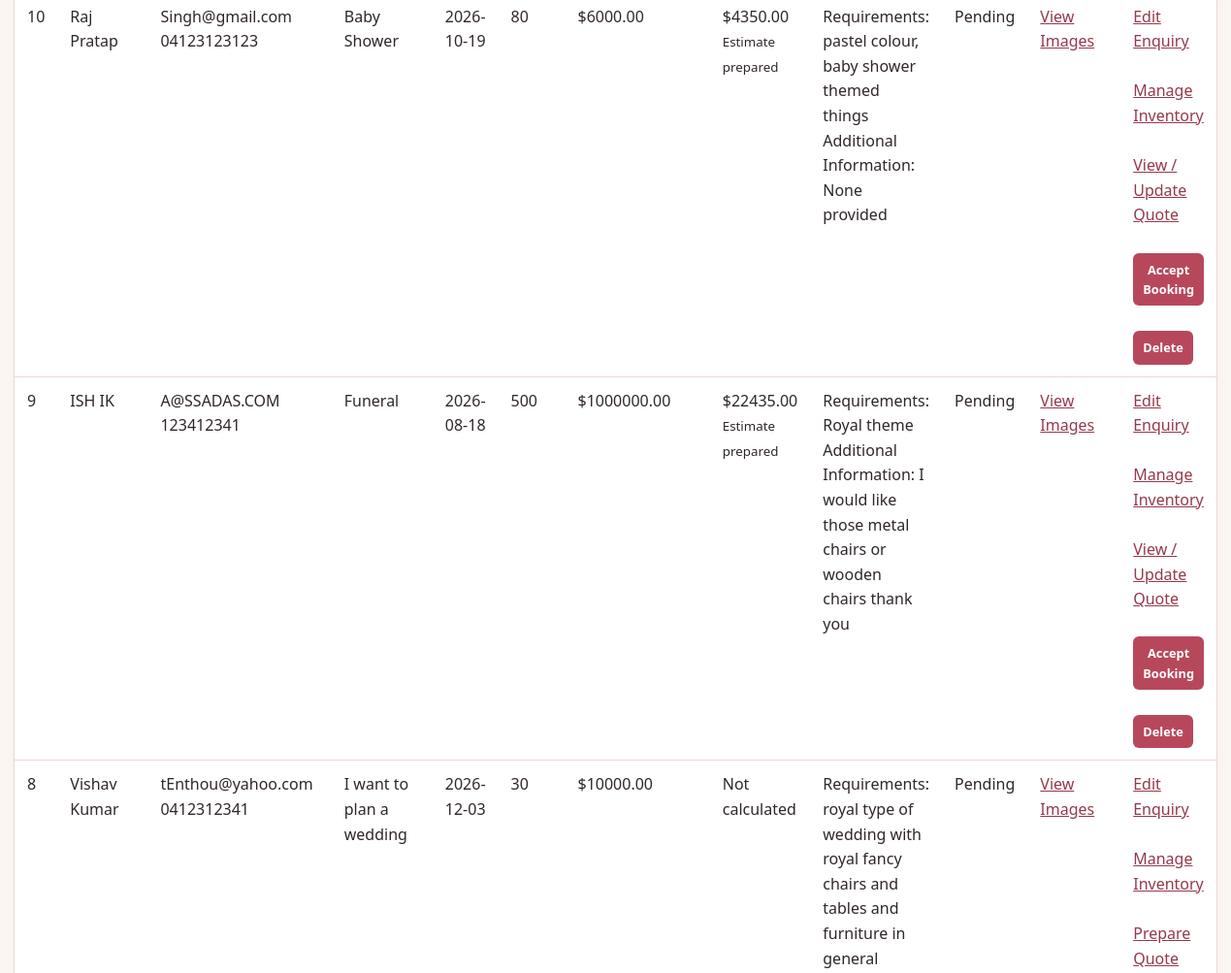
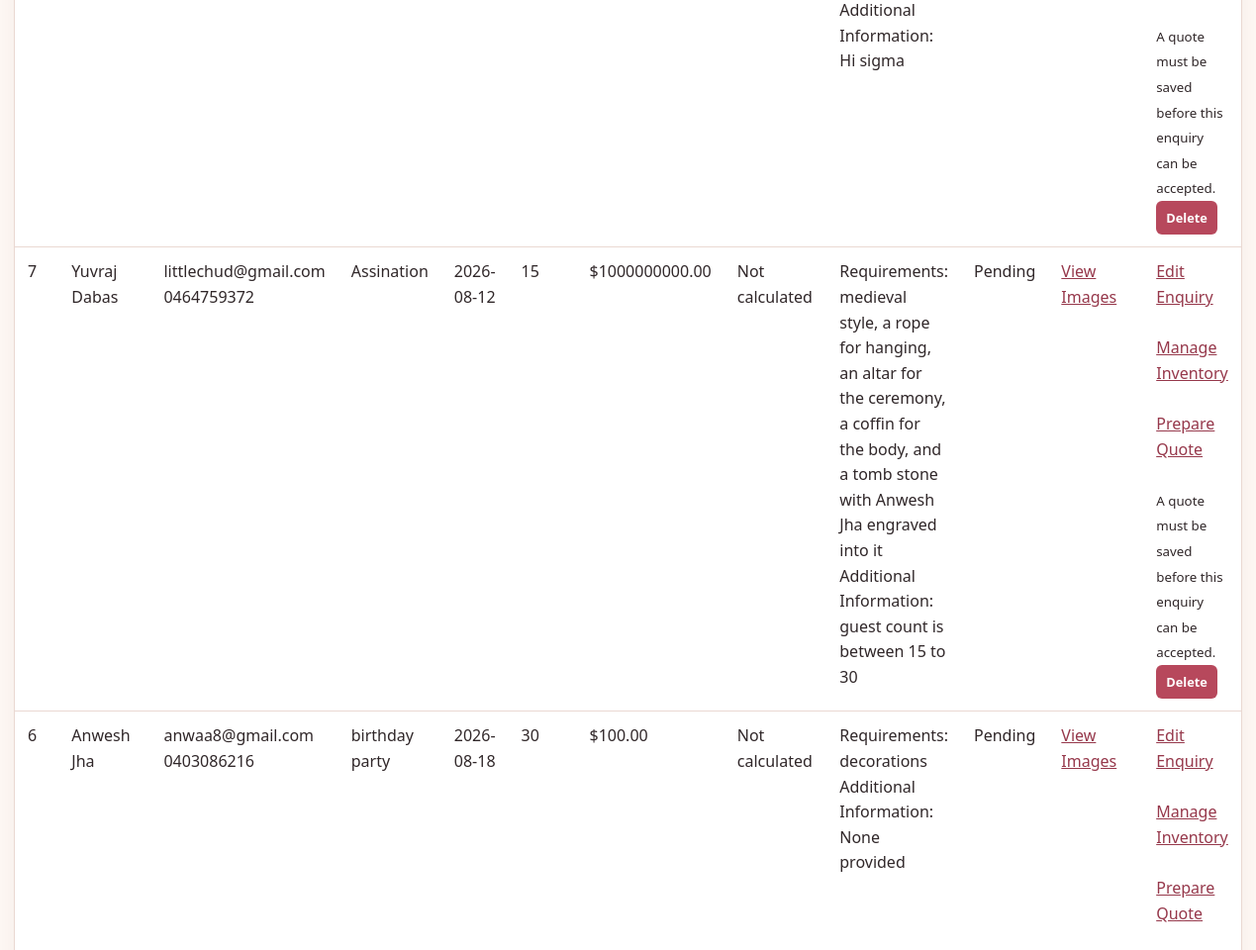
Page /dashboard (signed in, middle part) on the earlier database version (2 pictures, top to bottom).
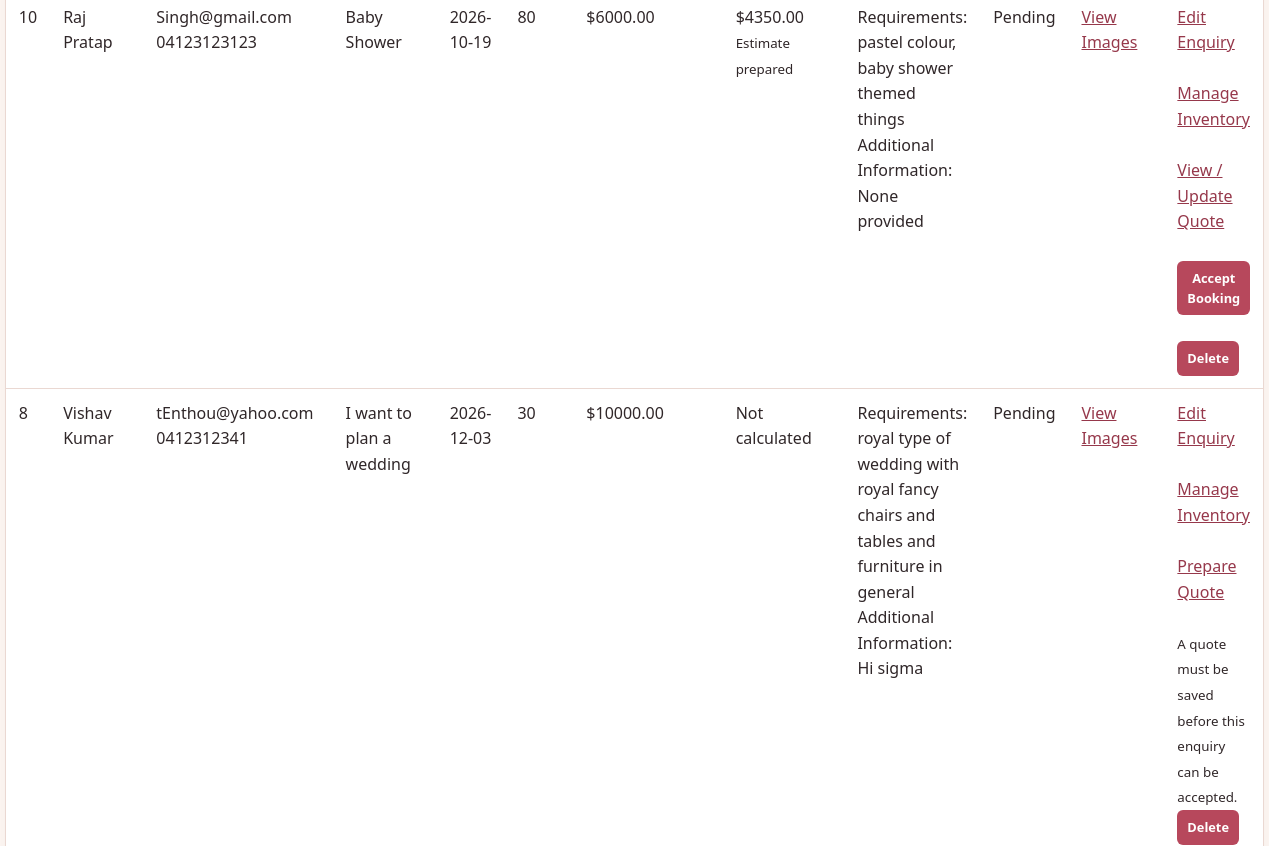
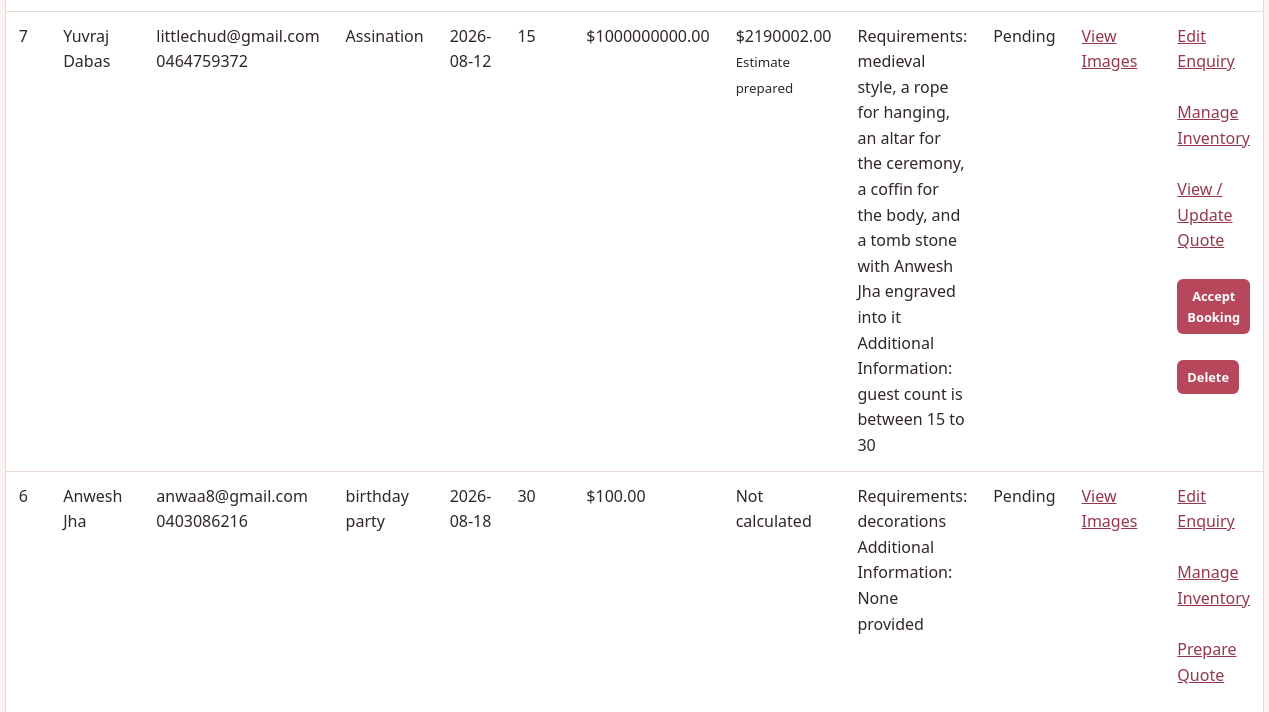
Same page on the later database version (2 pictures, top to bottom).
### tables this page shows
CREATE TABLE Quotes (
    QuoteID INTEGER PRIMARY KEY AUTOINCREMENT,
    EnquiryID INTEGER NOT NULL UNIQUE,
    InventorySubtotal REAL NOT NULL DEFAULT 0,
    SetupCost REAL NOT NULL DEFAULT 0,
    DeliveryCost REAL NOT NULL DEFAULT 0,
    LabourCost REAL NOT NULL DEFAULT 0,
    OtherCost REAL NOT NULL DEFAULT 0,
    OtherDescription TEXT,
    EstimatedTotal REAL NOT NULL DEFAULT 0,
    QuoteStatus TEXT NOT NULL DEFAULT 'Estimate',
    CreatedAt TEXT DEFAULT CURRENT_TIMESTAMP,
    UpdatedAt TEXT,
    FOREIGN KEY (EnquiryID) REFERENCES Enquiries(EnquiryID) ON DELETE CASCADE
);

CREATE TABLE Enquiries (

    EnquiryID INTEGER PRIMARY KEY AUTOINCREMENT,

    CustomerID INTEGER NOT NULL,

    EventType TEXT NOT NULL,

    EventDate TEXT NOT NULL,

    GuestCount INTEGER,

    Budget REAL,

    Message TEXT,

    Status TEXT DEFAULT 'Pending',

    DateSubmitted TEXT, CreatedAt TEXT, UpdatedAt TEXT, DeletedAt TEXT, ReferenceCode TEXT, EventLocation TEXT, Requirements TEXT, AdditionalInformation TEXT,

    FOREIGN KEY (CustomerID) REFERENCES Customers(CustomerID)

);

CREATE TABLE Customers (

            CustomerID INTEGER PRIMARY KEY AUTOINCREMENT,

            FirstName TEXT NOT NULL,

            LastName TEXT NOT NULL,

            Email TEXT NOT NULL,

            Phone TEXT

        );

### app.py (the view)
@app.route("/dashboard")
@login_required
def dashboard():
    connection = get_connection()
    cursor = connection.cursor()
    cursor.execute("""
        SELECT
            Enquiries.*,
            Customers.FirstName,
            Customers.LastName,
            Customers.Email,
            Customers.Phone,
            Quotes.EstimatedTotal,
            Quotes.QuoteStatus
        FROM Enquiries
        INNER JOIN Customers
            ON Enquiries.CustomerID =
               Customers.CustomerID
        LEFT JOIN Quotes
            ON Enquiries.EnquiryID = Quotes.EnquiryID
        WHERE Enquiries.Status = 'Pending'
        ORDER BY Enquiries.EnquiryID DESC
    """)
    enquiries = cursor.fetchall()
    connection.close()
    return render_template(
        "dashboard.html",
        enquiries=enquiries,
        username=session.get("username"),
        role=session.get("role")
    )

### app.py (called while the page is built)
def login_required(route_function):
    @wraps(route_function)
    def protected_route(*args, **kwargs):
        if session.get("logged_in") is not True:
            return redirect(url_for("login"))
        return route_function(*args, **kwargs)
    return protected_route

### database.py (called while the page is built)
def get_connection():
    connection = sqlite3.connect(DATABASE)
    connection.row_factory = sqlite3.Row
    connection.execute(
        "PRAGMA foreign_keys = ON"
    )
    return connection

### templates/dashboard.html (shortened to what the changed rows need)
{% extends "base.html" %}
{% block content %}
{% if enquiries %}
<table>
    <tbody>
        {% for enquiry in enquiries %}
        <tr>
            <td>
                {{ enquiry["EnquiryID"] }}
            </td>
            <td>
                {{ enquiry["FirstName"] }}
                {{ enquiry["LastName"] }}
            </td>
            <td>
                {{ enquiry["Email"] }}
                <br>
                {{ enquiry["Phone"] }}
            </td>
            <td>
                {{ enquiry["EventType"] }}
            </td>
            <td>
                {{ enquiry["EventDate"] }}
            </td>
            <td>
                {{ enquiry["GuestCount"] }}
            </td>
            <td>
                {% if enquiry["Budget"] is not none %}
                    ${{ "%.2f"|format(enquiry["Budget"]) }}
                {% else %}
                    Not provided
                {% endif %}
            </td>
            <td>
                {% if enquiry["EstimatedTotal"] is not none %}
                    ${{ "%.2f"|format(enquiry["EstimatedTotal"]) }}
                    <br>
                    <small>Estimate prepared</small>
                {% else %}
                    Not calculated
                {% endif %}
            </td>
            <td>
                {{ enquiry["Message"] }}
            </td>
            <td>
                {{ enquiry["Status"] }}
            </td>
            <td>
                <a href="{{ url_for(
                    'enquiry_inspiration',
                    enquiry_id=enquiry['EnquiryID']
                ) }}">
                    View Images
                </a>
            </td>
            {% if role == "admin" %}
            <td>
                <a href="{{ url_for(
                    'edit_enquiry',
                    enquiry_id=enquiry['EnquiryID']
                ) }}">
                    Edit Enquiry
                </a>
                <br><br>
                <a href="{{ url_for(
                    'allocate_enquiry_inventory',
                    enquiry_id=enquiry['EnquiryID']
                ) }}">
                    Manage Inventory
                </a>
                <br><br>
                {% if enquiry["EstimatedTotal"] is none %}
                    <a href="{{ url_for(
                        'enquiry_quote',
                        enquiry_id=enquiry['EnquiryID']
                    ) }}">
                        Prepare Quote
                    </a>
                    <br><br>
                    <small>
                        A quote must be saved before this enquiry can be accepted.
                    </small>
                {% else %}
                    <a href="{{ url_for(
                        'enquiry_quote',
                        enquiry_id=enquiry['EnquiryID']
                    ) }}">
                        View / Update Quote
                    </a>
                    <br><br>
                    <form
                        method="POST"
                        action="{{ url_for(
                            'accept_booking',
                            enquiry_id=enquiry['EnquiryID']
                        ) }}"
                        onsubmit="return confirm(
                            'Accept this enquiry as a confirmed booking and move it to In Progress?'
                        );"
                    >
                        <button type="submit">
                            Accept Booking
                        </button>
                    </form>
                {% endif %}
                <br>
                <form
                    method="POST"
                    action="{{ url_for(
                        'delete_enquiry',
                        enquiry_id=enquiry['EnquiryID']
                    ) }}"
                    onsubmit="return confirm(
                        'Move this enquiry to Recently Deleted?'
                    );"
                >
                    <button type="submit">
                        Delete
                    </button>
                </form>
            </td>
            {% endif %}
        </tr>
        {% endfor %}
    </tbody>
</table>
{% else %}
<p>
    There are currently no new enquiries.
</p>
{% endif %}
{% endblock %}

Differences in the rows shown:
no longer on this page (row edited): Quotes: EnquiryID "9", FirstName "ISH", LastName "IK", Email "A@SSADAS.COM", Phone "123412341", EventType "Funeral", EventDate "2026-08-18", GuestCount "500", EstimatedTotal "22435.00", Message "Requirements: Royal theme Additional Information: I would like those metal chairs or wooden chairs thank you", Status "Pending"
no longer on this page (row edited): Enquiries: Budget "1000000.00"
no longer on one of the page's lists (row unchanged): Enquiries: EnquiryID "7", FirstName "Yuvraj", LastName "Dabas", Email "littlechud@gmail.com", Phone "0464759372", EventType "Assination", EventDate "2026-08-12", GuestCount "15", Budget "1000000000.00", Message "Requirements: medieval style, a rope for hanging, an altar for the ceremony, a coffin for the body, and a tomb stone with Anwesh Jha engraved into it Additional Information: guest count is between 15 to 30", Status "Pending"
added Quotes: EnquiryID "7", FirstName "Yuvraj", LastName "Dabas", Email "littlechud@gmail.com", Phone "0464759372", EventType "Assination", EventDate "2026-08-12", GuestCount "15", {{ "%.2f"|format(enquiry["Budget"]) }} "1000000000.00", EstimatedTotal "2190002.00", Message "Requirements: medieval style, a rope for hanging, an altar for the ceremony, a coffin for the body, and a tomb stone with Anwesh Jha engraved into it Additional Information: guest count is between 15 to 30", Status "Pending"
